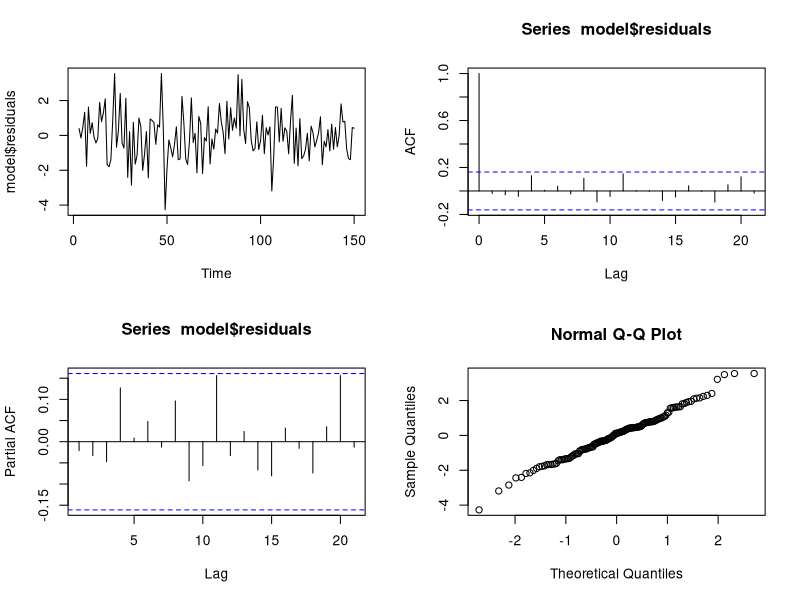

Write R code to recreate this figure.
X = diff(diff(BJsales))

model<-arima(X, order=c(3,0,1))
print(model)

par(mfrow=c(2,2))

plot(model$residuals)
acf(model$residuals)
pacf(model$residuals)
qqnorm(model$residuals)